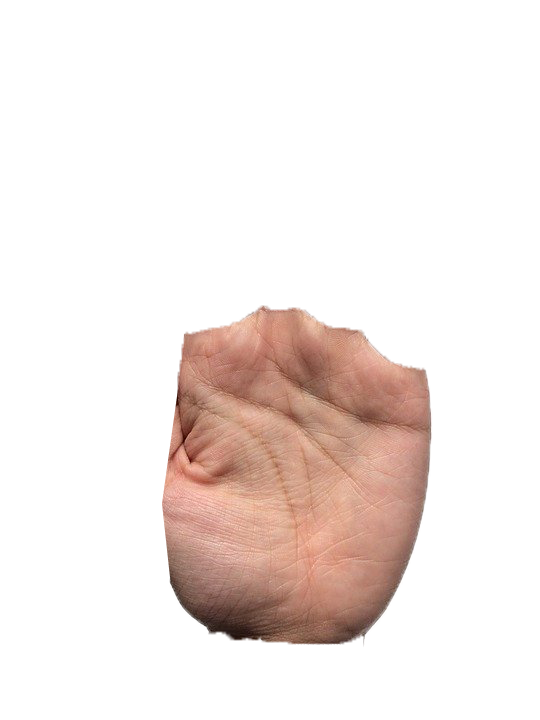
#> input picture test_img/sample2.2.png, 540 x 720 px, found by its file name
$ python playground.py
#> lines starting #> are read from the running program, lines starting #| are printed output that depends on the picture; after the words box and inside, x2 and y2 are one past the last pixel; in counts of white or black regions, pixels touching at a corner belong together
#> further down, img is the input picture: shape (720, 540, 3); mean B, G, R 229, 232.5, 242.2
### solutions/utils.py
import cv2
import math
import numpy as np


# 이미지의 비율을 유지하며 높이, 너비 중 하나를 인수로 받아,
# 적절하게 이미지 크기를 조절하는 함수입니다.


# [12 lines left out: function resize, not called in this run]


def distance_between(coord1, coord2):
    return ((coord1[0] - coord2[0]) ** 2 + (coord1[1] - coord2[1]) ** 2) ** (1 / 2)


# 두 좌표를 인수로 받아서 그 두 좌표를 지나는 선의 기울기를 구하는 함수
# 기울기를 구하는  분모가 0이 될 수 있어서, 분모에 1e-9(적당히 작은 값)를 더했다.


def get_slope(coord1, coord2):
    return (coord1[1] - coord2[1]) / ((coord1[0] - coord2[0]) + 10 ** (-9))


# [6 lines left out: function adaptive_threshold, not called in this run]


def threshold(image):
    hsvim = cv2.cvtColor(image, cv2.COLOR_BGR2HSV)
#> hsvim: shape (720, 540, 3); mean H, S, V 1.6, 18.1, 242.2
    # lower, upper 내부의 값들은 순서대로
    # Hue(색상), Saturation(채도), Value(명도)를 의미하며,
    # 각각의 값의 범위는 0-180, 0-255, 0-255입니다.
    # 손바닥 인식을 위해선 이 값들을 조절하면 됩니다.
    lower = np.array([1, 30, 120], dtype="uint8")
    upper = np.array([20, 200, 255], dtype="uint8")
    skinRegionHSV = cv2.inRange(hsvim, lower, upper)
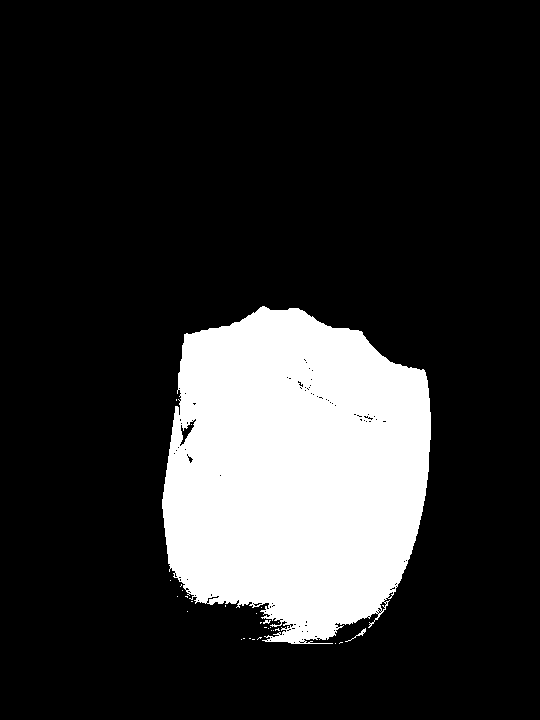
#> skinRegionHSV: shape (720, 540); 18.2% white; 30 white regions (28 under 20 px), largest, box (x1, y1, x2, y2) and area: (162, 306, 431, 644) 70544, (345, 628, 366, 642) 43
    blurred = cv2.blur(skinRegionHSV, (2, 2))
    ret, thresh = cv2.threshold(blurred, 0, 255, cv2.THRESH_BINARY)
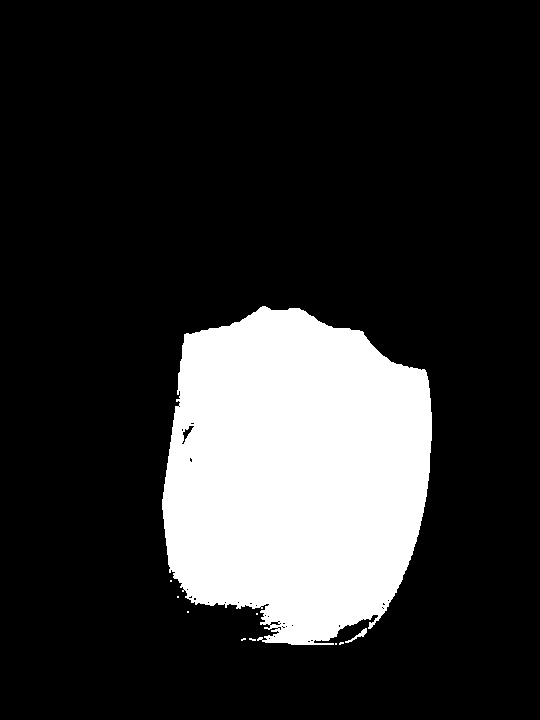
#> thresh: shape (720, 540); 18.5% white; 10 white regions (8 under 20 px)
    return ret, thresh


# 제일 큰 contours를 구해주는 함수
# max contour를 구하는 이유는
# background에 손 말고 이상한 것들이 남아있는 경우가 많음
# 그것들을 지우고 손만 남기기 위함
def get_max_contour(contours):
    max = 0
    maxcnt = None
    for cnt in contours:
        area = cv2.contourArea(cnt)
        if max < area:
            max = area
            maxcnt = cnt
    return maxcnt


# 배경을 지우고 손만 남겨주는 함수
# 배경을 검정색으로 해줌
# 손 주위 완벽히 지워지지 않고 뭔가 남을 수 있음
# [154 lines left out: functions remove_bground, get_hand_form, get_contour, get_part_of_contour, center, getAngle and 5 more, not called in this run]

### solutions/playground.py
import cv2
import numpy as np
import utils

#
# This code is the code which get a suit rectangle of roi
#


# Load image
image_path = f"C:/Users/USER/workspace/palm/images/sample{2}.2.png"
img = cv2.imread(image_path)

ret, thresh = utils.threshold(img)
#> ret = 0

contours, _ = cv2.findContours(
    thresh, cv2.RETR_LIST, cv2.CHAIN_APPROX_SIMPLE)
#> contours = 43 contours, 39 with area under 20; largest, box (x1, y1, x2, y2) and area: (162, 306, 432, 645) 71486, (181, 425, 195, 445) 88, (345, 628, 367, 643) 55, (269, 621, 281, 626) 31

maxcnt = utils.get_max_contour(contours)
#> the loop in get_max_contour, `for cnt in contours:` made 43 passes
#> (area, max) on passes 9, 40, 43: (55, 55), (88.5, 88.5), (71485.5, 71485.5)
#> area on pass 18: 31
#> after the loop in get_max_contour, `for cnt in contours:`: max = 71485.5; maxcnt = contour of 535 points, box (x1, y1, x2, y2) (162, 306, 432, 645), area 71486
mask = np.zeros(thresh.shape).astype(thresh.dtype)
cv2.fillPoly(mask, [maxcnt], [255, 255, 255])
#> mask: shape (720, 540); 18.5% white; 1 white region, box (x1, y1, x2, y2) and area: (162, 306, 432, 645) 72103

edge = np.zeros(thresh.shape).astype(thresh.dtype)
cv2.drawContours(edge, maxcnt, -1, (255), 1)
#> edge: shape (720, 540); 0.14% white in thin lines or dots, all inside (x1, y1, x2, y2) = (162, 306, 432, 645)

filtered_mask = cv2.medianBlur(mask, 17)  # Add median filter to image
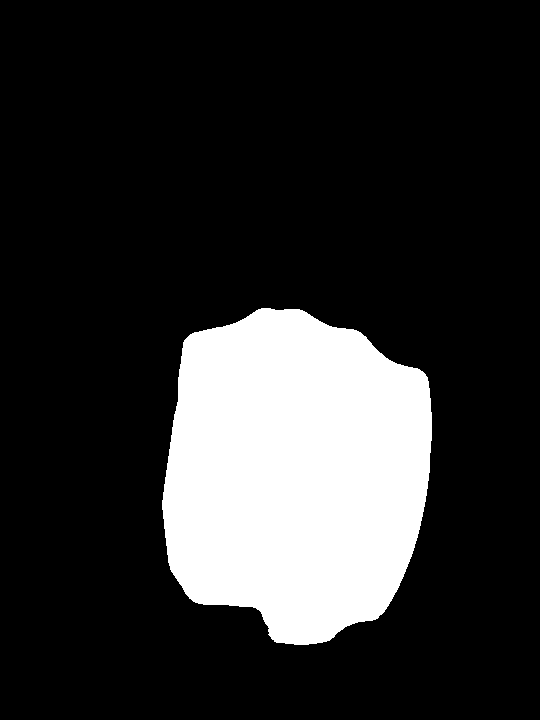
#> filtered_mask: shape (720, 540); 18.5% white; 1 white region, box (x1, y1, x2, y2) and area: (162, 308, 432, 645) 71986
x, y, w, h = cv2.boundingRect(maxcnt)
#> x = 162; y = 306; w = 270; h = 339

test = np.zeros(thresh.shape).astype(thresh.dtype)
for i in contours:
    cv2.polylines(test, [i], False, (255), 2)
#> this loop made 43 passes
#> i on passes 1, 5, 8, 12, 13, 15, 17, 20, 21, 22, 23, 24: [[335, 643], [335, 644], [336, 644], [336, 643]], [[268, 638], [269, 637], [270, 638], [269, 639]], [[273, 636], [274, 635], [275, 636], [274, 637]], [[285, 626], [286, 625], [287, 626], [286, 627]], [[281, 626], [282, 625], [283, 626], [282, 627]], [[291, 625], [292, 624], [293, 625], [292, 626]], [[279, 623], [280, 622], [281, 623], [280, 624]], [[267, 616], [268, 615], [269, 616], [268, 617]], [[264, 615], [265, 614], [266, 615], [265, 616]], [[256, 613], [256, 614], [257, 614], [257, 613]], [[187, 611], [187, 612], [188, 612], [188, 611]], [[382, 608], [383, 607], [384, 608], [383, 609]]
#> test: shape (720, 540); 1.3% white; 7 white regions (3 under 20 px), largest, box (x1, y1, x2, y2) and area: (161, 305, 433, 646) 4721, (180, 421, 196, 446) 205, (188, 456, 194, 464) 39, (240, 637, 247, 642) 25
    # cv2.drawContours(test, i, -1, (255), 1)


roi = cv2.bitwise_and(img, img, mask=filtered_mask)
roi = roi[y:y + h, x:x + w]
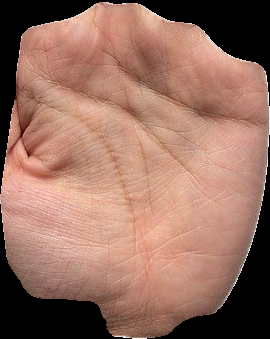
#> roi: shape (339, 270, 3); mean B, G, R 97.1, 111.7, 152.1
mask = filtered_mask[y:y + h, x:x + w]
#> mask: shape (339, 270); 78.6% white; 3 black regions, box (x1, y1, x2, y2) and area: (0, 0, 270, 194) 9057, (147, 135, 270, 339) 5401, (0, 204, 132, 339) 5086
edge = edge[y:y + h, x:x + w]
#> edge: shape (339, 270); 0.58% white in thin lines or dots
test = test[y:y + h, x:x + w]
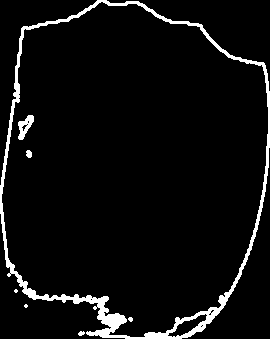
#> test: shape (339, 270); 5.4% white; 7 white regions (3 under 20 px), largest, box (x1, y1, x2, y2) and area: (0, 0, 270, 339) 4624, (18, 115, 34, 140) 205, (26, 150, 32, 158) 39, (78, 331, 85, 336) 25


gray = cv2.cvtColor(roi, cv2.COLOR_BGR2GRAY)
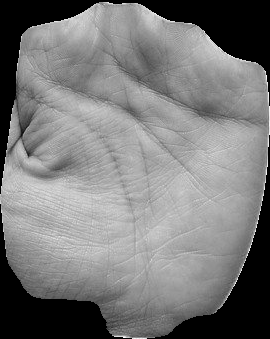
#> gray: shape (339, 270); min 0, max 255, mean 122.1

thresh = 127
binary = cv2.threshold(gray, thresh, 255, cv2.THRESH_BINARY)[1]
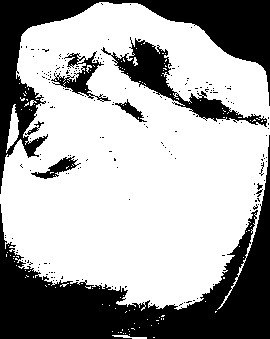
#> binary: shape (339, 270); 65.5% white; 194 black regions (184 under 20 px), largest, box (x1, y1, x2, y2) and area: (0, 135, 270, 339) 16502, (0, 0, 270, 194) 10269, (101, 37, 267, 127) 2928


cv2.imshow('roi', roi)
cv2.imshow("test", test)
cv2.imshow("mask", mask)
cv2.imshow('gray', gray)
cv2.imshow('binary', binary)
cv2.imshow('edge', edge)


# img = cv2.fastNlMeansDenoisingColored(img, None, 10, 10, 7, 21)

height = img.shape[0]
#> height = 720
width = img.shape[1]
#> width = 540

# blank_image = np.zeros((height, width, 3), np.uint8)
#
# blank_image = cv2.cvtColor(blank_image, cv2.COLOR_BGR2YCR_CB)
#
#
# cv2.imshow("img_roi2", blank_image)

cv2.waitKey(0)
cv2.destroyAllWindows()

$ run again, with test_img/sample0.1.png copied over test_img/sample2.2.png
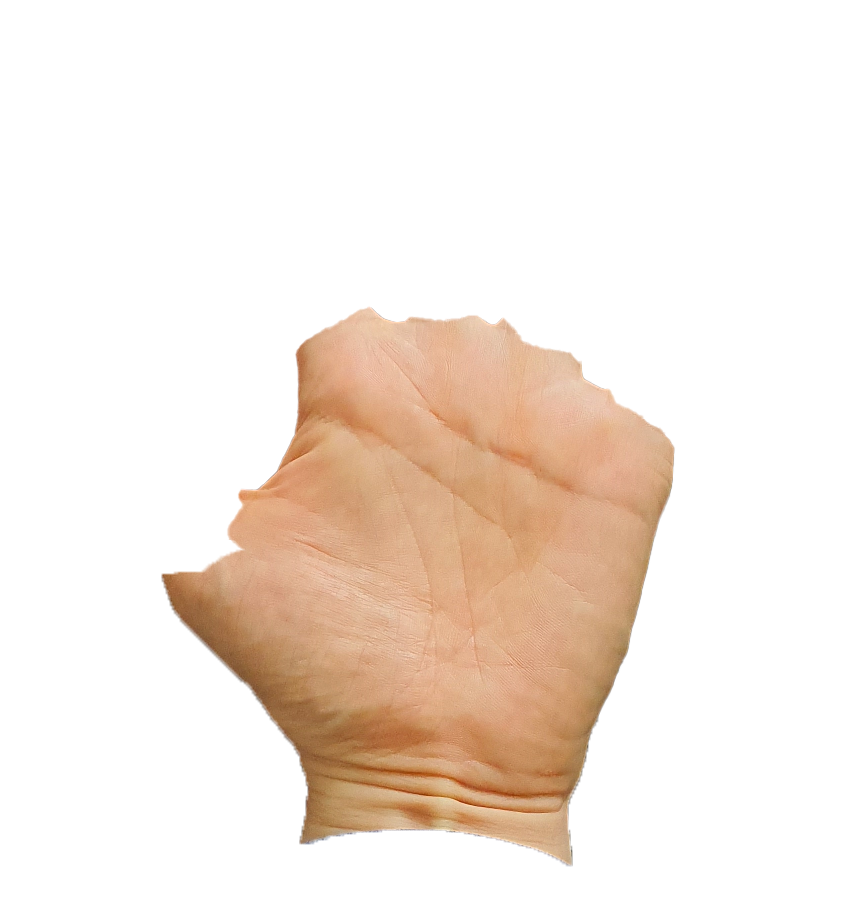
#> input picture test_img/sample0.1.png, 856 x 907 px, found by its file name
#> img is the input picture: shape (907, 856, 3); mean B, G, R 223.7, 232.8, 244.5
#> hsvim: shape (907, 856, 3); mean H, S, V 3.2, 25.5, 244.5
#> in threshold, `skinRegionHSV = cv2.inRange(hsvim, lower, upper)`:
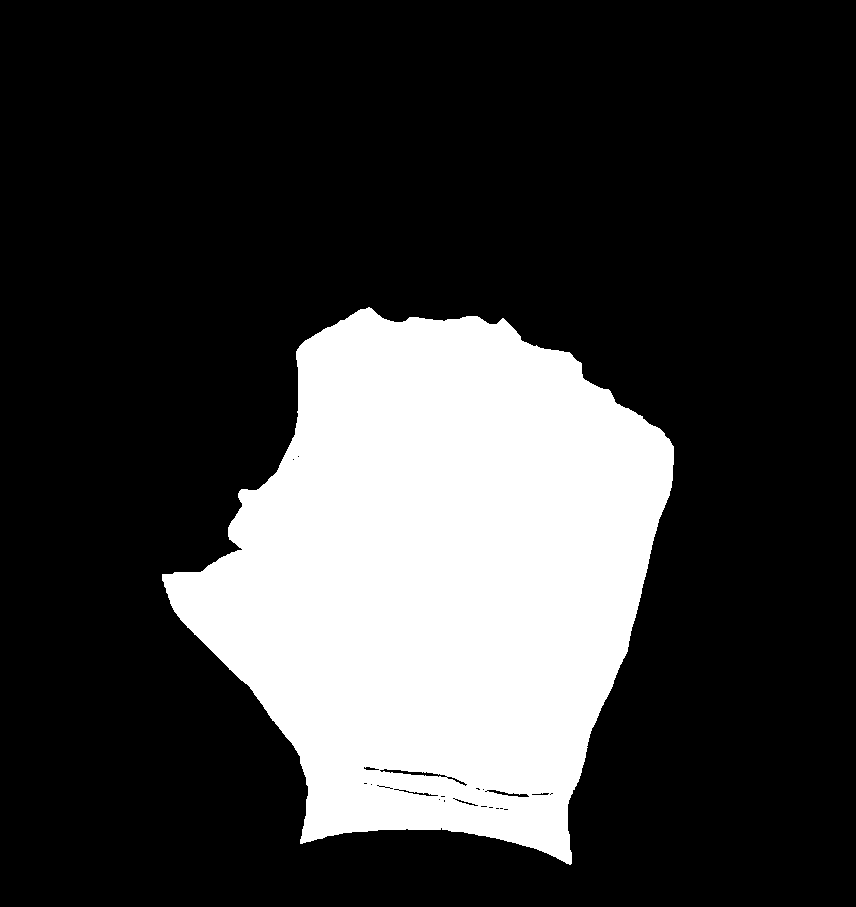
#> skinRegionHSV: shape (907, 856); 23.7% white; 1 white region, box (x1, y1, x2, y2) and area: (162, 307, 674, 865) 183776
#> thresh: shape (907, 856); 23.9% white; 1 white region
#> ret = 0
#> contours = 24 contours, 19 with area under 20; largest, box (x1, y1, x2, y2) and area: (162, 307, 675, 866) 184590, (384, 769, 439, 777) 134, (489, 790, 509, 796) 41, (518, 794, 529, 798) 24, (508, 794, 520, 797) 20
#> the loop in get_max_contour, `for cnt in contours:` made 24 passes
#> (area, max) on passes 5, 11, 22, 24: (24, 24), (41, 41), (134, 134), (184590.5, 184590.5)
#> after the loop in get_max_contour, `for cnt in contours:`: max = 184590.5; maxcnt = contour of 738 points, box (x1, y1, x2, y2) (162, 307, 675, 866), area 184590
#> filtered_mask: shape (907, 856); 23.9% white; 1 white region, box (x1, y1, x2, y2) and area: (163, 309, 675, 863) 185314
#> x = 162; y = 307; w = 513; h = 559
#> the loop `for i in contours:` made 24 passes
#> i on passes 2, 3, 4, 10, 12, 13, 15, 17: [[466, 803], [467, 802], [468, 803], [467, 804]], [[462, 802], [463, 801], [464, 802], [463, 803]], [[459, 801], [460, 800], [461, 801], [460, 802]], [[415, 793], [416, 792], [417, 793], [416, 794]], [[404, 791], [405, 790], [406, 791], [405, 792]], [[463, 784], [464, 783], [465, 784], [464, 785]], [[459, 782], [460, 781], [461, 782], [460, 783]], [[455, 780], [456, 779], [457, 780], [456, 781]]
#> `binary = cv2.threshold(gray, thresh, 255, cv2.THRESH_BINARY)[1]`:
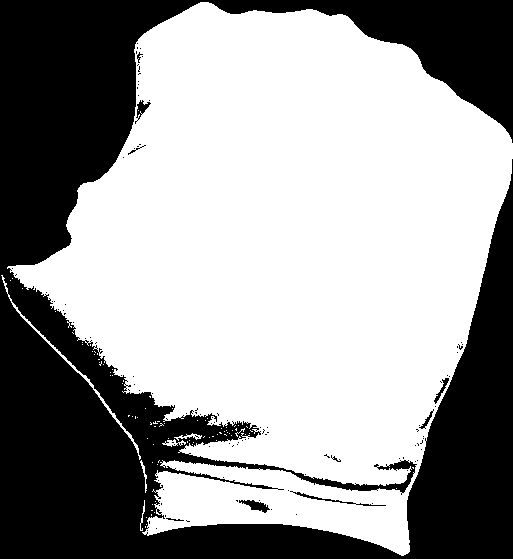
#> binary: shape (559, 513); 60.3% white; 112 black regions (102 under 20 px), largest, box (x1, y1, x2, y2) and area: (0, 0, 513, 559) 112849, (239, 500, 270, 513) 188, (290, 491, 386, 506) 164
